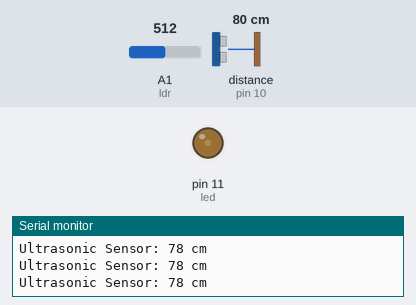
Bench run of a sketch on a simulated Arduino Uno, built with avr-gcc and run on an emulated ATmega328P. Parts: output pins drawn as LEDs (lit = HIGH), the last lines printed to the serial monitor. Wiring (inferred from the names in the program): ultrasonic range finder: trigger pin 9; echo pin 10. Inputs (shaded band) come from the test bench; at power-on: A1 (ldr) = 512, distance to the obstacle (sensor on pin 10) 80 cm. The echo pulse lasts 58.3 µs per cm; pins used as bus, display or sensor lines are not drawn.

Above: at 1.2 s.
1.3 s: A1 (ldr) set to 793
2.8 s: A1 (ldr) set to 809
At 3.4 s:
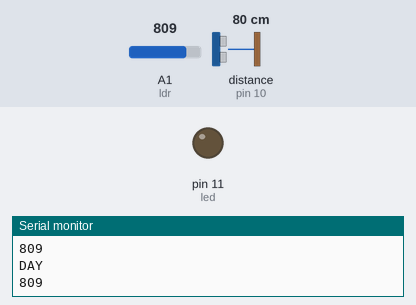
4.3 s: A1 (ldr) set to 790
At 4.7 s:
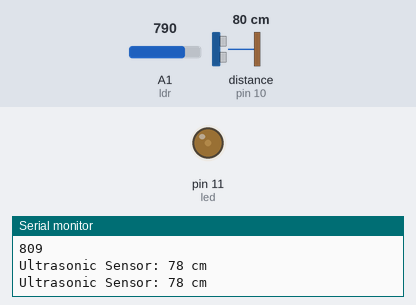
5.8 s: distance to the obstacle (sensor on pin 10) set to 15 cm
8.8 s: distance to the obstacle (sensor on pin 10) set to 12 cm
At 9.5 s:
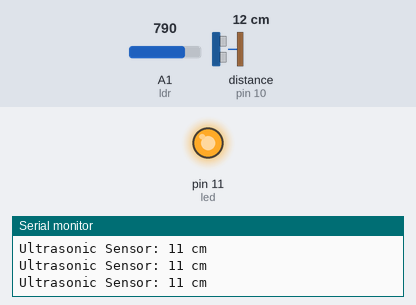
10.4 s: distance to the obstacle (sensor on pin 10) set to 18 cm
At 11.0 s:
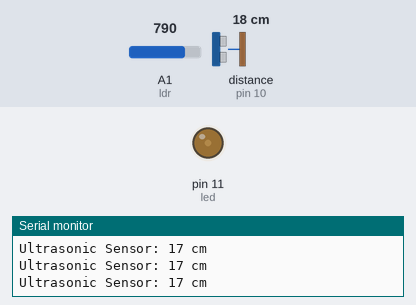
Timing chart, 0 to 12.9 s (numbered marks = the images above; inputs shaded):
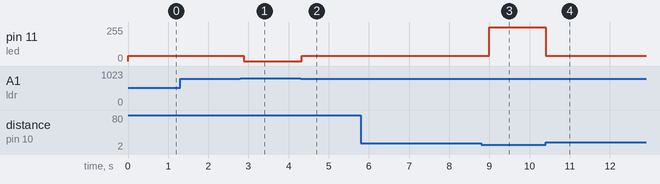

Measured:
- the behaviour switches between 14 and 13 cm on distance to the obstacle (sensor on pin 10) (found by bisection; images 2 and 3)
- after the input at 2.8 s, pin 11 (led): 40/255 → 0/255 after 0.08 s
- after the input at 4.3 s, pin 11 (led): 0/255 → 40/255 at once
- after the input at 8.8 s, pin 11 (led): 40/255 → 255/255 after 0.19 s
- after the input at 10.4 s, pin 11 (led): 255/255 → 40/255 at once

The sketch:

streetlightpwm.ino
```cpp
#define trigPin 9

#define echoPin 10

#define led 11

//const int ldr = A1;
const int ldr = A1;


int brightness = 0; // how bright the LED is
int fadeAmount = 5; // how many points to fade the LED by


void setup()

{
  Serial.begin (9600);

pinMode(trigPin, OUTPUT);

pinMode(echoPin, INPUT);

pinMode(led, OUTPUT);


}


void loop()

{
 int c = analogRead(ldr);

long duration, distance;


digitalWrite(trigPin, LOW);


delayMicroseconds(2);

digitalWrite(trigPin, HIGH);

delayMicroseconds(10);

digitalWrite(trigPin, LOW);


duration = pulseIn(echoPin, HIGH);


distance= duration*0.034/2;

  //Serial.println(c);


if( c<=800)
{

if (distance >13)

{ analogWrite(led,40);

}

if (distance <13){

analogWrite(led, 255);

}


Serial.print("Ultrasonic Sensor: ");
Serial.print(distance);
Serial.println(" cm    ");


}
else{

  digitalWrite(led,LOW);

    Serial.println("DAY");
    Serial.println(c);
  }
delay(200);


     // delay(2000);


}
```
